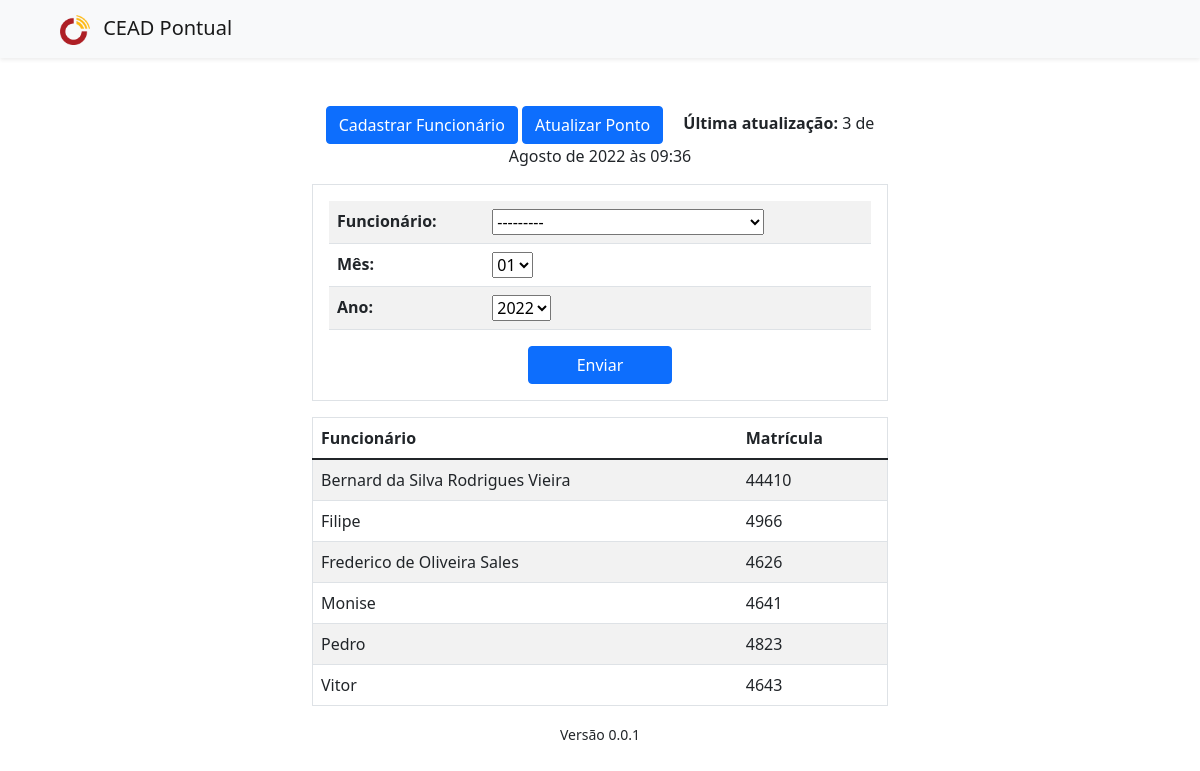
/ponto/, run on the app's committed database.
### ponto/models.py (models this page shows)
class Ponto(models.Model):
    data = models.DateTimeField()
    dados = models.FileField(upload_to="media/")

class Funcionario(models.Model):
    nome = models.CharField(max_length=255)
    pis = models.CharField(max_length=12, verbose_name="PIS")
    matricula = models.CharField(max_length=5, verbose_name="Matrícula")
    entrada_choices = (
        ("7", "7:00"),
        ("8", "8:00")
    )
    entrada = models.CharField(max_length=1, choices=entrada_choices)
    almoco_choices = (
        ("11", "11:00"),
        ("12", "12:00"),
        ("13", "13:00")
    )
    almoco = models.CharField(max_length=2, choices=almoco_choices, verbose_name="Almoço")
    def __str__(self):
        return self.nome
    class Meta:
        verbose_name = "Funcionário"

### ponto/views.py (the view, shortened to what this page needs)
# urls.py: path('', views.index, name='index'),
def index(request):
    form = PontoSubmit()
    funcionarios = Funcionario.objects.all().order_by('nome')
    ultimo_ponto = Ponto.objects.last()
    context = {
        'form': form,
        'funcionarios': funcionarios,
        'ultimo_ponto': ultimo_ponto,
    }
    return render(request, 'index.html', context)

### ponto/forms.py
class PontoSubmit(forms.Form):
    funcionario = forms.ModelChoiceField(queryset=Funcionario.objects.all().order_by('nome'), label="Funcionário")
    mes_choices = []
    for i in range(12):
        if i < 9:
            mes_choices.append(('0'+str(i+1), '0'+str(i+1)))
        else:
            mes_choices.append((str(i+1), str(i+1)))
    ano_choices = []
    for i in range(timezone.now().year-1, timezone.now().year+1):
        ano_choices.append((str(i+1), str(i+1)))
    mes = forms.ChoiceField(label="Mês", choices=mes_choices)
    ano = forms.ChoiceField(choices=ano_choices)

### ponto/templates/index.html
{% extends "base.html" %}
{% block content %}
    <div class="container mt-5 w-50">
        <div class="text-center">
            <a class="btn btn-primary" href="{% url 'cadastrar' %}">Cadastrar Funcionário</a>
            <a class="btn btn-primary" href="{% url 'newPonto' %}">Atualizar Ponto</a>
            <span class="ms-3"><strong>Última atualização:</strong> {{ultimo_ponto.data}}</span>
        </div>
        <div class="border p-3 my-3">
            <form method="post" action="">{% csrf_token %}
                <table class="table table-striped">
                    {{form.as_table}}
                </table>
                <div class="text-center">
                    <button class="btn btn-primary px-5" type="submit">Enviar</button>
                </div>
            </form>
        </div>
        <table class="table table-striped table-hover border">
            <thead>
                <tr>
                    <th>Funcionário</th>
                    <th>Matrícula</th>
                </tr>
            </thead>
            <tbody>
                {% for funcionario in funcionarios %}
                <tr>
                    <td>{{funcionario.nome}}</td>
                    <td>{{funcionario.matricula}}</td>
                </tr>
                {% endfor %}
            </tbody>
        </table>
    </div>
{% endblock %}

### ponto/templates/base.html (shortened to what this page needs)
<!DOCTYPE html>
<html lang="pt-br">
<head>
    {% load static %}
    <link rel="stylesheet" href="{% static 'css/bootstrap.min.css' %}">
</head>
<body>
    <nav class="navbar navbar-light bg-light shadow-sm">
        <div class="container-fluid">
            <a class="navbar-brand" href="{% url 'index' %}">
                <img class="ms-5 me-2 h-100" src="{% static 'images/cead.png' %}" alt="" width="30" height="24" class="d-inline-block align-text-top">
                CEAD Pontual
            </a>
        </div>
    </nav>
    {% block content %}{% endblock %}
    <footer class="text-center">
        <small>Versão 0.0.1</small>
    </footer>
</body>
</html>

### data on the page
Ponto: data "3 de Agosto de 2022 às 09:36"
Funcionario: nome "Bernard da Silva Rodrigues Vieira", matricula "44410"
Funcionario: nome "Filipe", matricula "4966"
Funcionario: nome "Frederico de Oliveira Sales", matricula "4626"
Funcionario: nome "Monise", matricula "4641"
Funcionario: nome "Pedro", matricula "4823"
Funcionario: nome "Vitor", matricula "4643"
